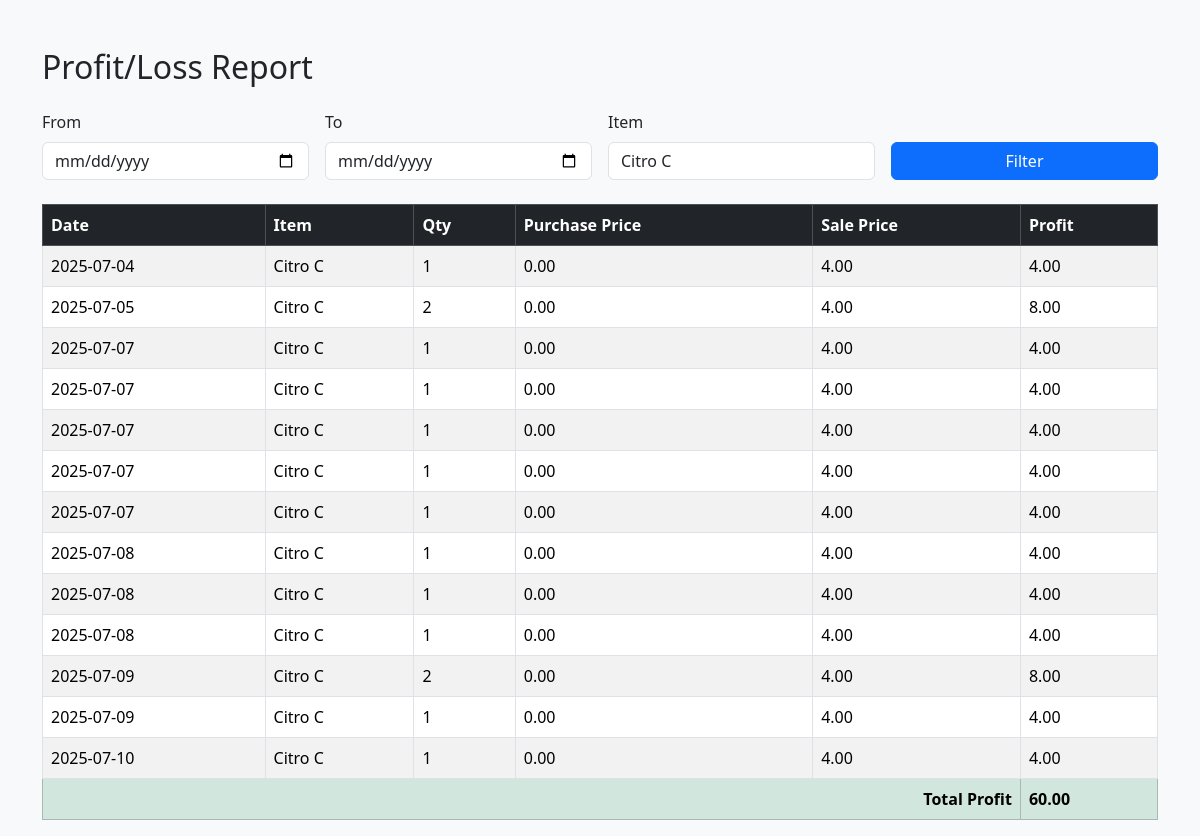
/Profit_Loss/profit_loss_report.php?item=Citro C (signed in), run on the app's committed database.
### tables this page shows
CREATE TABLE `sales` (
  `id` int NOT NULL,
  `sale_date` datetime NOT NULL DEFAULT CURRENT_TIMESTAMP,
  `item` varchar(255) NOT NULL,
  `qty` int NOT NULL,
  `price` float NOT NULL,
  `total` float NOT NULL,
  `payment_method` enum('Cash','Mobile Money') NOT NULL
);

### Profit_Loss/profit_loss_report.php (the view, shortened to what this page needs)
<?php
require '../dbconfig.php';
$fromDate = $_GET['from_date'] ?? '';
$toDate = $_GET['to_date'] ?? '';
$itemFilter = $_GET['item'] ?? '';
$query = "SELECT * FROM sales WHERE 1";
$params = [];
if ($itemFilter) {
    $query .= " AND item = ?";
    $params[] = $itemFilter;
}
$stmt = $conn->prepare($query);
$stmt->execute($params);
$sales = $stmt->fetchAll();
$report = [];
foreach ($sales as $sale) {
    $saleItem = $sale['item'];
    $saleDate = $sale['sale_date'];
    $purchaseStmt = $conn->prepare("
        SELECT * FROM purchases
        WHERE item = ? AND purchase_date <= ?
        ORDER BY purchase_date DESC LIMIT 1
    ");
    $purchaseStmt->execute([$saleItem, $saleDate]);
    $purchase = $purchaseStmt->fetch();
    print_r($purchase);
    $unitPurchasePrice = ($purchase && $purchase['quantity'] > 0)
        ? $purchase['total_cost'] / $purchase['quantity']
        : 0.00;
    $profit = ($sale['price'] - $unitPurchasePrice) * $sale['qty'];
    $report[] = [
        'date' => $saleDate,
        'item' => $saleItem,
        'qty' => $sale['qty'],
        'purchase_price' => $unitPurchasePrice,
        'sale_price' => $sale['price'],
        'profit' => $profit
    ];
}
?>
<!DOCTYPE html>
<html lang="en">
<head>
    <link href="../assets/css/bootstrap.min.css" rel="stylesheet">
</head>
<body class="bg-light">
<div class="container mt-5">
    <h2 class="mb-4">Profit/Loss Report</h2>
    <form method="get" class="row g-3 mb-4">
        <div class="col-md-3">
            <label for="from_date" class="form-label">From</label>
            <input type="date" class="form-control" id="from_date" name="from_date" value="<?= htmlspecialchars($fromDate) ?>">
        </div>
        <div class="col-md-3">
            <label for="to_date" class="form-label">To</label>
            <input type="date" class="form-control" id="to_date" name="to_date" value="<?= htmlspecialchars($toDate) ?>">
        </div>
        <div class="col-md-3">
            <label for="item" class="form-label">Item</label>
            <input type="text" class="form-control" id="item" name="item" value="<?= htmlspecialchars($itemFilter) ?>">
        </div>
        <div class="col-md-3 d-flex align-items-end">
            <button type="submit" class="btn btn-primary w-100">Filter</button>
        </div>
    </form>
    <table class="table table-bordered table-striped">
        <thead class="table-dark">
            <tr>
                <th>Date</th>
                <th>Item</th>
                <th>Qty</th>
                <th>Purchase Price</th>
                <th>Sale Price</th>
                <th>Profit</th>
            </tr>
        </thead>
        <tbody>
            <?php
            $totalProfit = 0;
            if (!empty($report)) {
                foreach ($report as $row):
                    $totalProfit += $row['profit'];
                    ?>
                    <tr>
                        <td><?= date('Y-m-d', strtotime($row['date'])) ?></td>
                        <td><?= htmlspecialchars($row['item']) ?></td>
                        <td><?= $row['qty'] ?></td>
                        <td><?= number_format($row['purchase_price'], 2) ?></td>
                        <td><?= number_format($row['sale_price'], 2) ?></td>
                        <td><?= number_format($row['profit'], 2) ?></td>
                    </tr>
                <?php
                endforeach;
            } else {
                echo '<tr><td colspan="6" class="text-center">No data found.</td></tr>';
            }
            ?>
        </tbody>
        <tfoot>
            <tr class="table-success fw-bold">
                <td colspan="5" class="text-end">Total Profit</td>
                <td><?= number_format($totalProfit, 2) ?></td>
            </tr>
        </tfoot>
    </table>
</div>
</body>
</html>

### data on the page
sales: sale_date "2025-07-04", item "Citro C", qty "1", purchase_price "0.00", sale_price "4.00", profit "4.00"
sales: sale_date "2025-07-05", item "Citro C", qty "2", purchase_price "0.00", price "4.00", total "8.00"
sales: sale_date "2025-07-07", item "Citro C", qty "1", purchase_price "0.00", price "4.00", total "4.00"
sales: sale_date "2025-07-07", item "Citro C", qty "1", purchase_price "0.00", price "4.00", total "4.00"
sales: sale_date "2025-07-07", item "Citro C", qty "1", purchase_price "0.00", price "4.00", total "4.00"
sales: sale_date "2025-07-07", item "Citro C", qty "1", purchase_price "0.00", price "4.00", total "4.00"
sales: sale_date "2025-07-07", item "Citro C", qty "1", purchase_price "0.00", price "4.00", total "4.00"
sales: sale_date "2025-07-08", item "Citro C", qty "1", purchase_price "0.00", price "4.00", total "4.00"
sales: sale_date "2025-07-09", item "Citro C", qty "2", purchase_price "0.00", price "4.00", total "8.00"
sales: sale_date "2025-07-09", item "Citro C", qty "1", purchase_price "0.00", price "4.00", total "4.00"
sales: sale_date "2025-07-10", item "Citro C", qty "1", purchase_price "0.00", price "4.00", total "4.00"

### other printed values
date('Y-m-d', strtotime($row['date'])) "2025-07-08"
$row['item'] "Citro C"
$row['qty'] "1"
$row['purchase_price'] "0.00"
$row['sale_price'] "4.00"
$row['profit'] "4.00"
$totalProfit "60.00"
